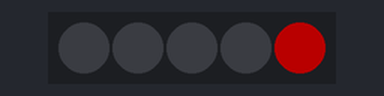
Simulated run of this sketch. Board: Arduino Uno, built with avr-gcc and run on an emulated ATmega328P. Parts: 5 RGB LEDs in strip order, left to right. Dim RGB values are drawn brighter than linear; the strip is taken to match the declared colour order.

Above: at 0.45 s.
At 9.75 s:
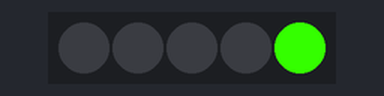
At 19.36 s:
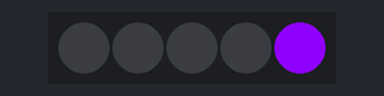
At 39.78 s:
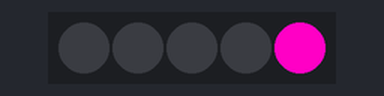
Timing chart, 0 to 40.0 s (numbered marks = the images above):
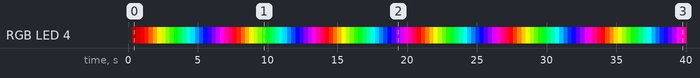

The sketch:

testled.ino
```cpp
#define TOP 255
#include <Adafruit_NeoPixel.h>

Adafruit_NeoPixel strip = Adafruit_NeoPixel(5, 5, NEO_RGB + NEO_KHZ800);

float value[3] = {0, 0, 0};
int state = 0;
float ledspeed = 0.1;
int change = -1;
bool complite = true;

void setup() {
  // put your setup code here, to run once:
  Serial.begin(9600);
  pinMode(5, OUTPUT);

  strip.begin();
  strip.show();
}

void loop() {
  // put your main code here, to run repeatedly:
  changeLedLight(value, state, ledspeed, &complite);
  if(complite == true) {
    state = (state+1)%6;
    complite = false;
  }
  strip.setPixelColor(4, value[0], value[1], value[2]);
  strip.show();
}


void controlFlash(float LedValue[], int LedState, int *change, float lightSpeed) {
  switch(LedState) {
    case 0:
      flash(&LedValue[0], *change, lightSpeed);
      *change = flash(&LedValue[2], *change, lightSpeed);
      break;
    case 1:
      *change = flash(&LedValue[0], *change, lightSpeed);
      break;
    case 2:
      flash(&LedValue[0], *change, lightSpeed);
      *change = flash(&LedValue[1], *change, lightSpeed);
      break;
    case 3:
      *change = flash(&LedValue[1], *change, lightSpeed);
      break;
    case 4:
      flash(&LedValue[1], *change, lightSpeed);
      *change = flash(&LedValue[2], *change, lightSpeed);
      break;
    case 5:
      *change = flash(&LedValue[2], *change, lightSpeed);
      break;
    default:
      break;
    }
}


int flash(float *value, int change, float lightSpeed) {
  if(*value == 0)
    change = 1;
  else if(*value == 255)
    change = -1;
  float temp = *value + change*lightSpeed;
  if(temp > 255)
    temp = 255;
  else if(temp < 0)
    temp = 0;
  *value = temp;

  return change;
}


void changeLedLight(float LedValue[], int state, float lightSpeed, bool *complite) {
  switch(state) {
    case 0:
      if(LedValue[0] < TOP)
        LedValue[0] += 1*lightSpeed;
      if(LedValue[1] > 0)
        LedValue[1] -= 1*lightSpeed;
      if(LedValue[2] < TOP)
        LedValue[2] += 1*lightSpeed;

      if(LedValue[0] >= TOP && LedValue[1] <= 0 && LedValue[2] >= TOP)
        *complite = true;
      break;

    case 1:
      if(LedValue[0] < TOP)
        LedValue[0] += 1*lightSpeed;
      if(LedValue[1] > 0)
        LedValue[1] -= 1*lightSpeed;
      if(LedValue[2] > 0)
        LedValue[2] -= 1*lightSpeed;

      if(LedValue[0] >= TOP && LedValue[1] <= 0 && LedValue[2] <= 0)
        *complite = true;
      break;

    case 2:
      if(LedValue[0] < TOP)
        LedValue[0] += 1*lightSpeed;
      if(LedValue[1] < TOP)
        LedValue[1] += 1*lightSpeed;
      if(LedValue[2] > 0)
        LedValue[2] -= 1*lightSpeed;

      if(LedValue[0] >= TOP && LedValue[1] >= TOP && LedValue[2] <= 0)
        *complite = true;
      break;

    case 3:
      if(LedValue[0] > 0)
        LedValue[0] -= 1*lightSpeed;
      if(LedValue[1] < TOP)
        LedValue[1] += 1*lightSpeed;
      if(LedValue[2] > 0)
        LedValue[2] -= 1*lightSpeed;

      if(LedValue[0] <= 0 && LedValue[1] >= TOP && LedValue[2] <= 0)
        *complite = true;
      break;

    case 4:
      if(LedValue[0] > 0)
        LedValue[0] -= 1*lightSpeed;
      if(LedValue[1] < TOP)
        LedValue[1] += 1*lightSpeed;
      if(LedValue[2] < TOP)
        LedValue[2] += 1*lightSpeed;

      if(LedValue[0] <= 0 && LedValue[1] >= TOP && LedValue[2] >= TOP)
        *complite = true;
      break;

    case 5:
      if(LedValue[0] > 0)
        LedValue[0] -= 1*lightSpeed;
      if(LedValue[1] > 0)
        LedValue[1] -= 1*lightSpeed;
      if(LedValue[2] < TOP)
        LedValue[2] += 1*lightSpeed;

      if(LedValue[0] <= 0 && LedValue[1] <= 0 && LedValue[2] >= TOP)
        *complite = true;
      break;

    default:
      break;
  }

  //test if break the range
  for(int j = 0; j < 3; j++) {
    if(LedValue[j] > TOP)
      LedValue[j] = TOP;
    else if(LedValue[j] < 0)
      LedValue[j] = 0;
  } //end for loop
}
```

Measured:
- by itself, RGB LED 4: off → RGB(70, 0, 0) at 0.30 s, → RGB(141, 0, 0) 0.30 s later, → RGB(211, 0, 0) 0.30 s later, → RGB(255, 26, 0) 0.30 s later, … (133 changes in this stretch)
